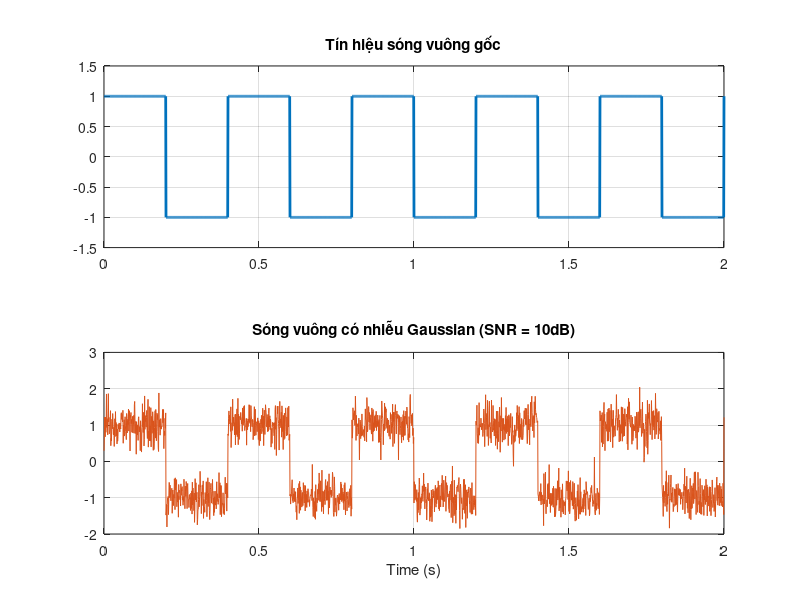

Recreate this plot in MATLAB.
t = 0:0.001:2; % Thời gian từ 0 đến 2 giây [cite: 499]
x = square(5 * pi * t); % Tạo sóng vuông gốc [cite: 500]

SNR = 10; % Tỉ số tín hiệu trên nhiễu (dB)
sigPower = sum(abs(x).^2)/length(x); % Tính công suất tín hiệu
noisePower = sigPower / (10^(SNR/10)); % Tính công suất nhiễu cần thiết
noise = sqrt(noisePower) * randn(size(x)); % Tạo nhiễu Gaussian 
y = x + noise; % Tín hiệu sau khi cộng nhiễu [cite: 461]
% ----------------------------------

figure;
subplot(2,1,1);
plot(t, x, 'LineWidth', 2);
ylim([-1.5 1.5]); title('Tín hiệu sóng vuông gốc');
grid on;

subplot(2,1,2);
plot(t, y, 'Color', [0.85 0.32 0.1]);
title(['Sóng vuông có nhiễu Gaussian (SNR = ', num2str(SNR), 'dB)']);
xlabel('Time (s)');
grid on;
